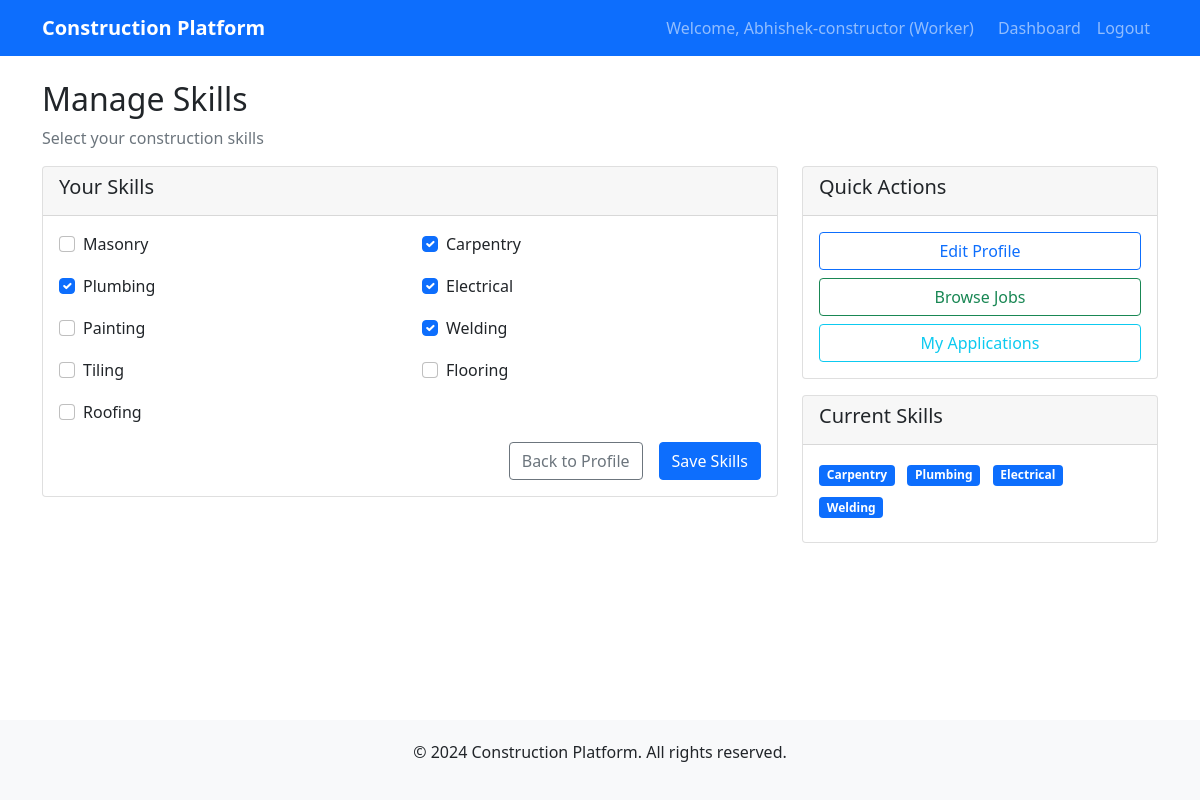
Page /workers/manage-skills/ (signed in) on the committed database.
### accounts/models.py (models this page shows, shortened)
class User(AbstractUser):
    ROLE_CHOICES = [
        ('worker', 'Worker'),
        ('thekedar', 'Thekedar'),
        ('user', 'Normal User'),
    ]
    username = None  # Remove username field
    name = models.CharField(max_length=100)
    phone = models.CharField(max_length=15, unique=True)
    email = models.EmailField(unique=True)
    role = models.CharField(max_length=10, choices=ROLE_CHOICES, default='user')
    location = models.CharField(max_length=100)
    created_at = models.DateTimeField(auto_now_add=True)
    USERNAME_FIELD = 'email'
    REQUIRED_FIELDS = ['name', 'phone', 'role', 'location']

### workers/models.py (models this page shows, shortened)
class Skill(models.Model):
    name = models.CharField(max_length=100, unique=True)

class WorkerProfile(models.Model):
    user = models.OneToOneField(User, on_delete=models.CASCADE, related_name='worker_profile')
    experience_years = models.PositiveIntegerField()
    daily_wage = models.DecimalField(max_digits=10, decimal_places=2)
    availability = models.BooleanField(default=True)
    avg_rating = models.DecimalField(max_digits=3, decimal_places=2, default=0.0)
    skills = models.ManyToManyField(Skill, through='WorkerSkillMap')

### workers/views.py (the view)
# urls.py: path('manage-skills/', views.manage_skills, name='manage_skills'),
@login_required
def manage_skills(request):
    if request.user.role != 'worker':
        messages.error(request, 'Access denied. Worker role required.')
        return redirect('dashboard:home')
    try:
        profile = request.user.worker_profile
    except WorkerProfile.DoesNotExist:
        messages.error(request, 'Please complete your profile first.')
        return redirect('workers:profile')
    if request.method == 'POST':
        selected_skills_ids = request.POST.getlist('skills')
        WorkerSkillMap.objects.filter(worker=profile).delete()
        for skill_id in selected_skills_ids:
            try:
                skill = Skill.objects.get(id=skill_id)
                WorkerSkillMap.objects.create(worker=profile, skill=skill)
            except Skill.DoesNotExist:
                continue
        messages.success(request, 'Skills updated successfully!')
        return redirect('workers:manage_skills')
    else:
        current_skills = profile.skills.all() if profile else []
        form = WorkerSkillForm(initial={'skills': current_skills})
    return render(request, 'workers/manage_skills.html', {
        'form': form,
        'profile': profile,
        'all_skills': Skill.objects.all()
    })

### workers/forms.py
class WorkerSkillForm(forms.Form):
    skills = forms.ModelMultipleChoiceField(
        queryset=Skill.objects.all(),
        widget=forms.CheckboxSelectMultiple(attrs={'class': 'form-check-input'}),
        required=False
    )

### templates/workers/manage_skills.html (shortened to what this page needs)
{% extends 'base.html' %}
{% block content %}
<div class="row">
    <div class="col-12">
        <h2>Manage Skills</h2>
        <p class="text-muted">Select your construction skills</p>
    </div>
</div>
<div class="row">
    <div class="col-md-8">
        <div class="card">
            <div class="card-header">
                <h5>Your Skills</h5>
            </div>
            <div class="card-body">
                <form method="post">
                    <div class="row">
                        {% for skill in all_skills %}
                        <div class="col-md-6 mb-3">
                            <div class="form-check">
                                <input type="checkbox"
                                       name="skills"
                                       value="{{ skill.id }}"
                                       class="form-check-input"
                                       id="skill_{{ skill.id }}"
                                       {% if skill in profile.skills.all %}checked{% endif %}>
                                <label class="form-check-label" for="skill_{{ skill.id }}">
                                    {{ skill.name }}
                                </label>
                            </div>
                        </div>
                        {% endfor %}
                    </div>
                    <div class="d-grid gap-2 d-md-flex justify-content-md-end">
                        <a href="{% url 'workers:profile' %}" class="btn btn-outline-secondary me-md-2">Back to Profile</a>
                        <button type="submit" class="btn btn-primary">Save Skills</button>
                    </div>
                </form>
            </div>
        </div>
    </div>
    <div class="col-md-4">
        <div class="card">
            <div class="card-header">
                <h5>Quick Actions</h5>
            </div>
            <div class="card-body">
                <div class="d-grid gap-2">
                    <a href="{% url 'workers:profile' %}" class="btn btn-outline-primary">Edit Profile</a>
                    <a href="{% url 'workers:browse_jobs' %}" class="btn btn-outline-success">Browse Jobs</a>
                    <a href="{% url 'workers:my_applications' %}" class="btn btn-outline-info">My Applications</a>
                </div>
            </div>
        </div>
        {% if profile %}
        <div class="card mt-3">
            <div class="card-header">
                <h5>Current Skills</h5>
            </div>
            <div class="card-body">
                {% if profile.skills.all %}
                    {% for skill in profile.skills.all %}
                        <span class="badge bg-primary me-2 mb-2">{{ skill.name }}</span>
                    {% endfor %}
                {% else %}
                    <p class="text-muted">No skills selected yet.</p>
                {% endif %}
            </div>
        </div>
        {% endif %}
    </div>
</div>
{% endblock %}

### templates/base.html (shortened to what this page needs)
<!DOCTYPE html>
<html lang="en">
<head>
    <link href="https://cdn.jsdelivr.net/npm/bootstrap@5.1.3/dist/css/bootstrap.min.css" rel="stylesheet">
</head>
<body class="d-flex flex-column min-vh-100">
    <nav class="navbar navbar-expand-lg navbar-dark bg-primary">
        <div class="container">
            <a class="navbar-brand" href="{% url 'dashboard:home' %}">
                 Construction Platform
            </a>
            <div class="navbar-nav ms-auto">
                {% if user.is_authenticated %}
                    <span class="navbar-text me-3">Welcome, {{ user.name }} ({{ user.get_role_display }})</span>
                    <a class="nav-link" href="{% url 'dashboard:home' %}">Dashboard</a>
                    <a class="nav-link" href="{% url 'accounts:logout' %}">Logout</a>
                {% else %}
                    <a class="nav-link" href="{% url 'accounts:login' %}">Login</a>
                    <a class="nav-link" href="{% url 'accounts:signup' %}">Sign Up</a>
                {% endif %}
            </div>
        </div>
    </nav>
    <main class="container my-4 flex-grow-1">
        {% block content %}
        {% endblock %}
    </main>
    <footer class="footer mt-auto">
        <div class="container text-center">
            <p>&copy; 2024 Construction Platform. All rights reserved.</p>
        </div>
    </footer>
</body>
</html>

### templates/base.html (style rules this page uses)
.navbar-brand { font-weight: bold; }
.footer { background-color: #f8f9fa; padding: 20px 0; margin-top: auto; }

### rows in the picture
User: name "Abhishek-constructor", role "Worker"
Skill: name "Masonry"
Skill: skills "☑", name "Carpentry"
Skill: skills "☑", name "Plumbing"
Skill: skills "☑", name "Electrical"
Skill: name "Painting"
Skill: skills "☑", name "Welding"
Skill: name "Tiling"
Skill: name "Flooring"
Skill: name "Roofing"
